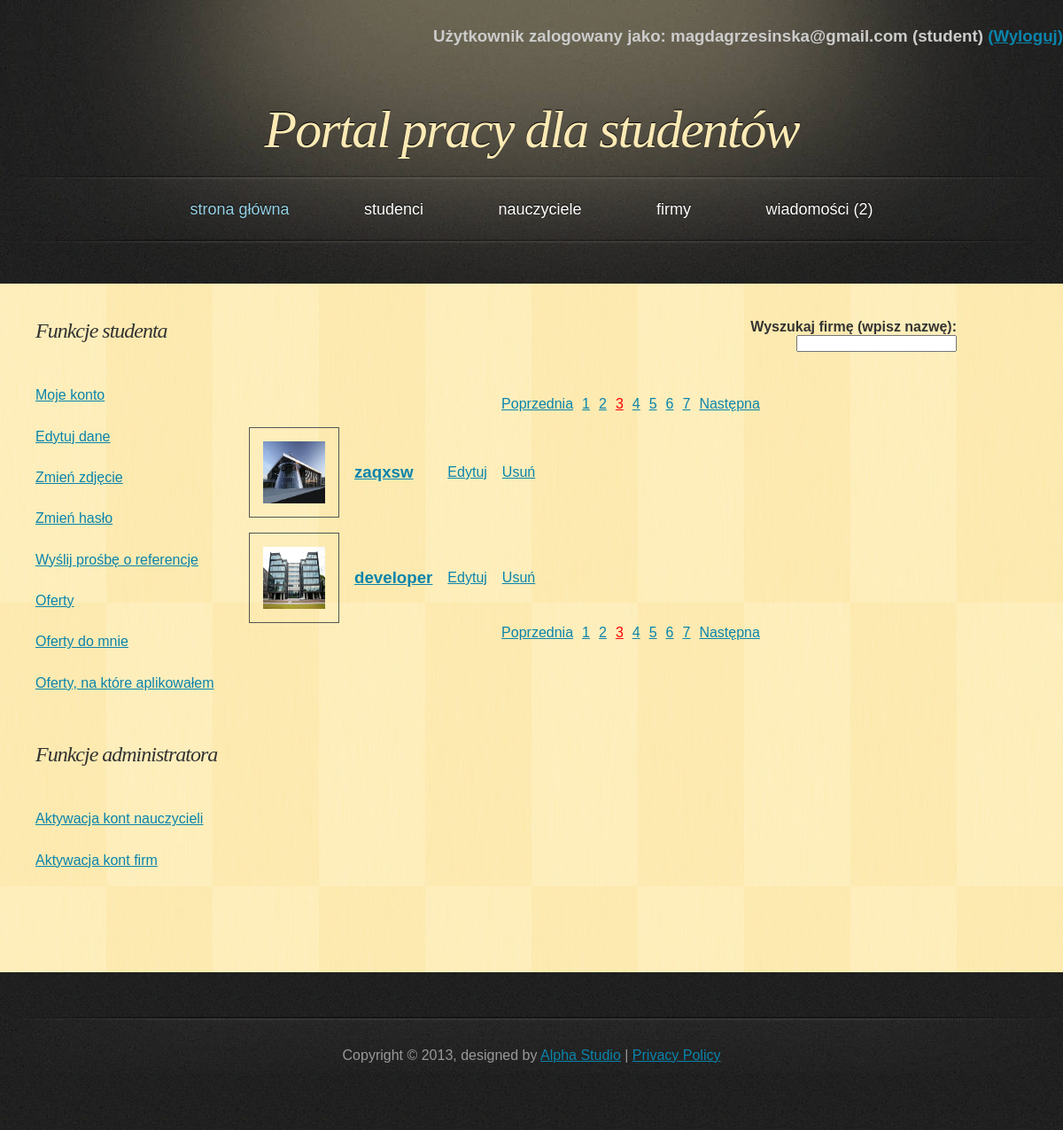
The app's page /PortalPracy/php/list_company.php?page=3 (signed in), older data.
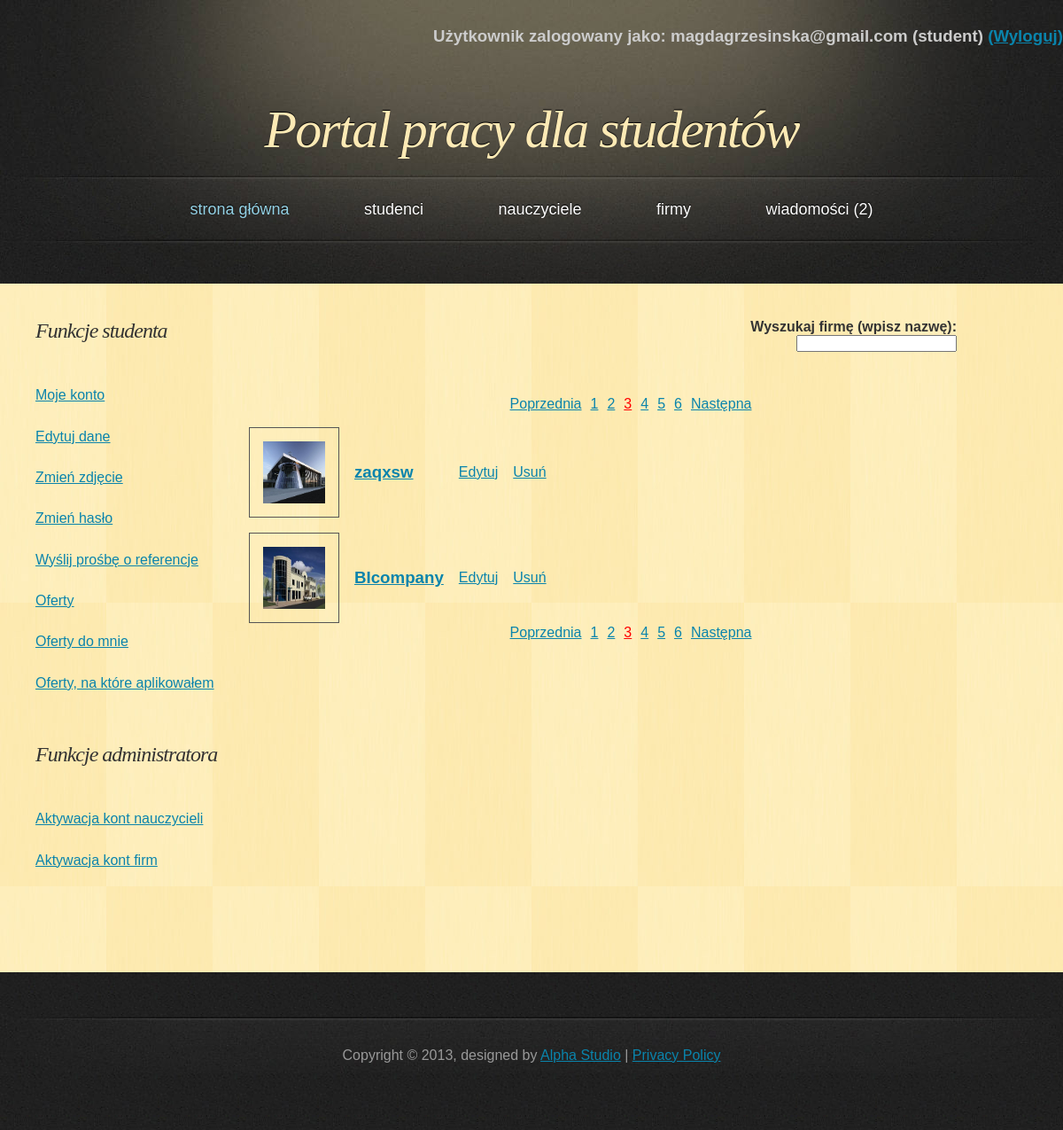
The same page, newer data.
### tables this page shows
CREATE TABLE IF NOT EXISTS `company` (
  `company_id` int(11) NOT NULL AUTO_INCREMENT,
  `name` varchar(50) NOT NULL,
  `address` varchar(50) NOT NULL,
  `telephone` varchar(11) NOT NULL,
  `e_mail` varchar(50) NOT NULL,
  `password` varchar(100) NOT NULL,
  `active` tinyint(1) NOT NULL,
  `account_creation_date` date NOT NULL,
  `photoname` varchar(30) NOT NULL,
  PRIMARY KEY (`company_id`)
);

### PortalPracy/php/classDatabase.php (called while the page is built, shortened)
<?php
class Database {
    private $db;
    function __construct() {
        $this->server = 'localhost';
        $this->user = 'root';
        $this->password = '';
        $this->basename = 'data_base';
        $this->db = new mysqli($this->server, $this->user, $this->password, $this->basename);
        if ($this->db->connect_error) {
            die('Blad polaczenia z baza danych (' . $this->db->connect_errno . ') ' . $this->db->connect_error);
        } else {
            $this->db->query("SET NAMES 'utf8'");
        }
    }
    function get_company_list($start, $onpage) {
        if ($result = $this->db->query("SELECT * FROM `company` LIMIT $start, $onpage")) {
            return $result;
        }
    }
    function get_company_number() {
        if ($result = $this->db->query("SELECT * FROM `company`")) {
            $all = $result->num_rows;
        }
        return $all;
    }
}

### PortalPracy/php/list_company.php (the view, shortened to what the changed rows need)
<!DOCTYPE html>
<html>
    <head>
        <link href="../css/style.css" rel="stylesheet" type="text/css" />
    </head>
    <body>
        <div id="header">
            <?php
            include_once 'classPage.php';
            $page = new Page;
            $page->dologinfo();
            ?>
            <h1><a href="index.php">Portal pracy dla studentów</a></h1>
        </div>
        <?php
        $page->domenu();
        ?>
        <div id="main">
            <div id="content">
                <?php
                if (isset($_SESSION['name'])) {
                    ?>
                    <?php
                    include_once 'classDatabase.php';
                    $db = new Database();
                    $onpage = 2;
                    $all = $db->get_company_number();
                    $start = $page->dopaging($onpage, $all, "list_company.php?");
                    echo "<table><tbody>";
                    $result = $db->get_company_list($start, $onpage);
                    while ($obj = $result->fetch_object()) {
                        echo "<tr>";
                        echo "<td><a href='profile_company.php?id=" . $obj->company_id . "'><img src='../galery_company/$obj->photoname' class='mini_photo'/></a></td>";
                        echo "<td><a href='profile_company.php?id=" . $obj->company_id . "'><h3>" . $obj->name . "</h3></a></td>";
                        if (isset($_SESSION['admin'])) {
                            echo "<td id='activate$obj->company_id'><a href='edytuj.php?id=" . $obj->company_id . "' class='edit'>Edytuj</a></td>";
                            echo "<td id='delete$obj->company_id'><a class='delete' onClick='confirm_delete($obj->company_id);'>Usuń</a></td>";
                        }
                        echo "</tr>";
                    }
                    echo "</tbody></table>";
                    $page->dopaging($onpage, $all, "list_company.php?");
                } else {
                    echo "<h3>Aby zobaczyć listę firm, musisz się <a href='login.php'>zalogować</a></h3>";
                }
                ?>
            </div>
            <div id="sidebar">
                <?php
                $page->dosidebar();
                ?>
            </div>
        </div>
    </body>
</html>

### PortalPracy/php/classPage.php (shortened to what the changed rows need)
<?php
class Page {
    function domenu() {
        include_once 'classDatabase.php';
    }
    function dosidebar() {
        if (isset($_SESSION['name']) and !strcmp($_SESSION['usertype'], "student")) {
            ?>
            <h2>Funkcje studenta</h2>
            <?php
        }
            ?>
            <?php
        if(isset($_SESSION['admin'])) {
            ?>
            <h2>Funkcje administratora</h2>
            <?php
        }
    }
    function dopaging($onpage, $all, $filename) {
        $allpages = ceil($all / $onpage);
        if (!isset($_GET['page']) or $_GET['page'] > $allpages) {
            $current_page = 1;
        } else {
            $current_page = $_GET['page'];
        }
        $start = ($current_page - 1) * $onpage;
        echo "<div id='pages'><ul>";
        for ($i = 1; $i <= $allpages; $i++) {
            if ($i == $current_page) {
                echo "<li class='current'>";
            } else {
                echo "<li>";
            }
            echo "<a href='" . $filename . "page=" . $i . "'>" . $i . "</a></li>";
        }
        echo "</ul></div>";
        return $start;
    }
}

Row changes from the older to the newer data that the page shows:
removed company: photoname (picture), name "developer"
now on this page (row edited): company: photoname (picture), name "BIcompany"
Text that changed along with them:
list line gone: "6"
list line gone: "7"
